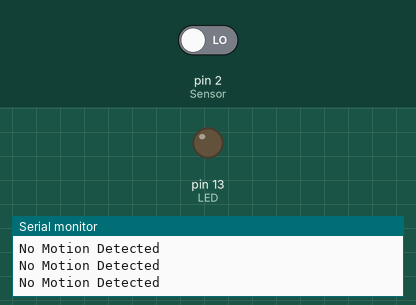
This sketch was run on a simulated Arduino Uno, built with avr-gcc and run on an emulated ATmega328P. Shown: output pins drawn as LEDs (lit = HIGH), the last lines printed to the serial monitor. The test bench sets the inputs (shaded band); at power-on: pin 2 (Sensor) LOW.

Above: at 1.2 s.
1.3 s: pin 2 (Sensor) driven HIGH
At 2.5 s:
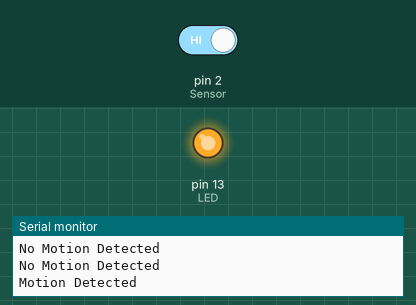
2.8 s: pin 2 (Sensor) driven LOW
At 3.7 s:
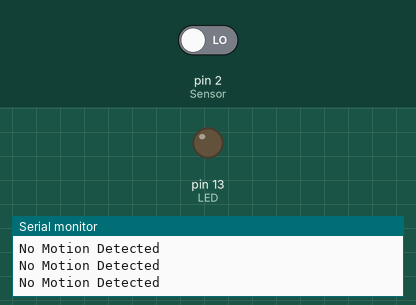
Timing chart, 0 to 5.8 s (numbered marks = the images above; inputs shaded):
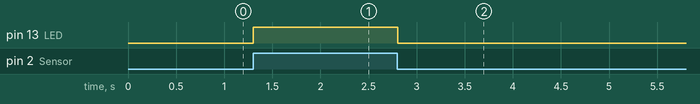

Measured:
- after the input at 1.3 s, pin 13 (LED): LOW → HIGH at once
- after the input at 2.8 s, pin 13 (LED): HIGH → LOW at once

The sketch:

RCWL_Detection.ino
```cpp
//define pins
int Sensor = 2;   //Input Pin
int LED = 13;     // Led pin for Indication

int flg = 0;  //Change detection flag
void setup() {
  Serial.begin(9600);
  pinMode (Sensor, INPUT);  //Define Pin as input
  pinMode (LED, OUTPUT);    //Led as OUTPUT
  Serial.println("Waiting for motion");
}

void loop() {
     int val = digitalRead(Sensor); //Read Pin as input

     if((val > 0) && (flg==0))
     {
        digitalWrite(LED, HIGH);
        Serial.println("Motion Detected");
        flg = 1;
     }

     if(val == 0)
     {
        digitalWrite(LED, LOW);
        Serial.println("No Motion Detected");
        flg = 0;
     }
     delay(100);
}
```
